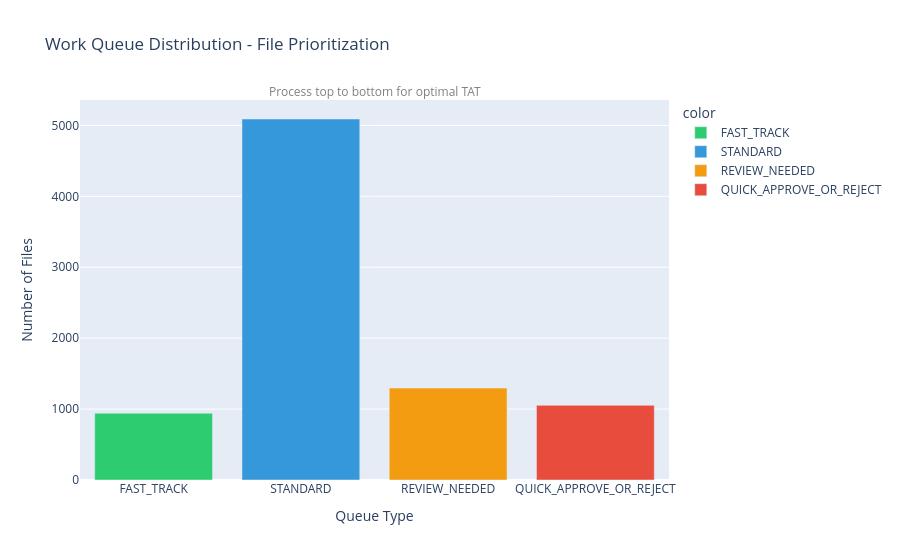

Notebook code cell kept with this figure:
### Code cell
import plotly.express as px

queue_dist = results_df['queue'].value_counts().reindex([
    'FAST_TRACK', 'STANDARD', 'REVIEW_NEEDED', 'QUICK_APPROVE_OR_REJECT'
])

fig1 = px.bar(
    x=queue_dist.index,
    y=queue_dist.values,
    title='Work Queue Distribution - File Prioritization',
    labels={'x': 'Queue Type', 'y': 'Number of Files'},
    color=queue_dist.index,
    color_discrete_map={
        'FAST_TRACK': '#2ecc71',
        'STANDARD': '#3498db',
        'REVIEW_NEEDED': '#f39c12',
        'QUICK_APPROVE_OR_REJECT': '#e74c3c'
    }
)
fig1.add_annotation(
    text="Process top to bottom for optimal TAT",
    xref="paper", yref="paper",
    x=0.5, y=1.05, showarrow=False,
    font=dict(size=12, color="gray")
)
fig1.show()

### Figure 1 — Plotly figure (JSON) as saved in the notebook; plotly's stock layout.template omitted (floating-point values rounded to 4 significant figures)
{"data": [{"alignmentgroup": "True", "hovertemplate": "color=FAST_TRACK<br>Queue Type=%{x}<br>Number of Files=%{y}<extra></extra>", "legendgroup": "FAST_TRACK", "marker": {"color": "#2ecc71", "pattern": {"shape": ""}}, "name": "FAST_TRACK", "offsetgroup": "FAST_TRACK", "orientation": "v", "showlegend": true, "textposition": "auto", "type": "bar", "x": ["FAST_TRACK"], "xaxis": "x", "y": [941], "yaxis": "y"}, {"alignmentgroup": "True", "hovertemplate": "color=STANDARD<br>Queue Type=%{x}<br>Number of Files=%{y}<extra></extra>", "legendgroup": "STANDARD", "marker": {"color": "#3498db", "pattern": {"shape": ""}}, "name": "STANDARD", "offsetgroup": "STANDARD", "orientation": "v", "showlegend": true, "textposition": "auto", "type": "bar", "x": ["STANDARD"], "xaxis": "x", "y": [5090], "yaxis": "y"}, {"alignmentgroup": "True", "hovertemplate": "color=REVIEW_NEEDED<br>Queue Type=%{x}<br>Number of Files=%{y}<extra></extra>", "legendgroup": "REVIEW_NEEDED", "marker": {"color": "#f39c12", "pattern": {"shape": ""}}, "name": "REVIEW_NEEDED", "offsetgroup": "REVIEW_NEEDED", "orientation": "v", "showlegend": true, "textposition": "auto", "type": "bar", "x": ["REVIEW_NEEDED"], "xaxis": "x", "y": [1296], "yaxis": "y"}, {"alignmentgroup": "True", "hovertemplate": "color=QUICK_APPROVE_OR_REJECT<br>Queue Type=%{x}<br>Number of Files=%{y}<extra></extra>", "legendgroup": "QUICK_APPROVE_OR_REJECT", "marker": {"color": "#e74c3c", "pattern": {"shape": ""}}, "name": "QUICK_APPROVE_OR_REJECT", "offsetgroup": "QUICK_APPROVE_OR_REJECT", "orientation": "v", "showlegend": true, "textposition": "auto", "type": "bar", "x": ["QUICK_APPROVE_OR_REJECT"], "xaxis": "x", "y": [1053], "yaxis": "y"}], "layout": {"annotations": [{"font": {"color": "gray", "size": 12}, "showarrow": false, "text": "Process top to bottom for optimal TAT", "x": 0.5, "xref": "paper", "y": 1.05, "yref": "paper"}], "autosize": true, "barmode": "relative", "legend": {"title": {"text": "color"}, "tracegroupgap": 0}, "title": {"text": "Work Queue Distribution - File Prioritization"}, "xaxis": {"anchor": "y", "autorange": true, "domain": [0, 1], "range": [-0.5, 3.5], "title": {"text": "Queue Type"}, "type": "category"}, "yaxis": {"anchor": "x", "autorange": true, "domain": [0, 1], "range": [0, 5358.0], "title": {"text": "Number of Files"}, "type": "linear"}}}
